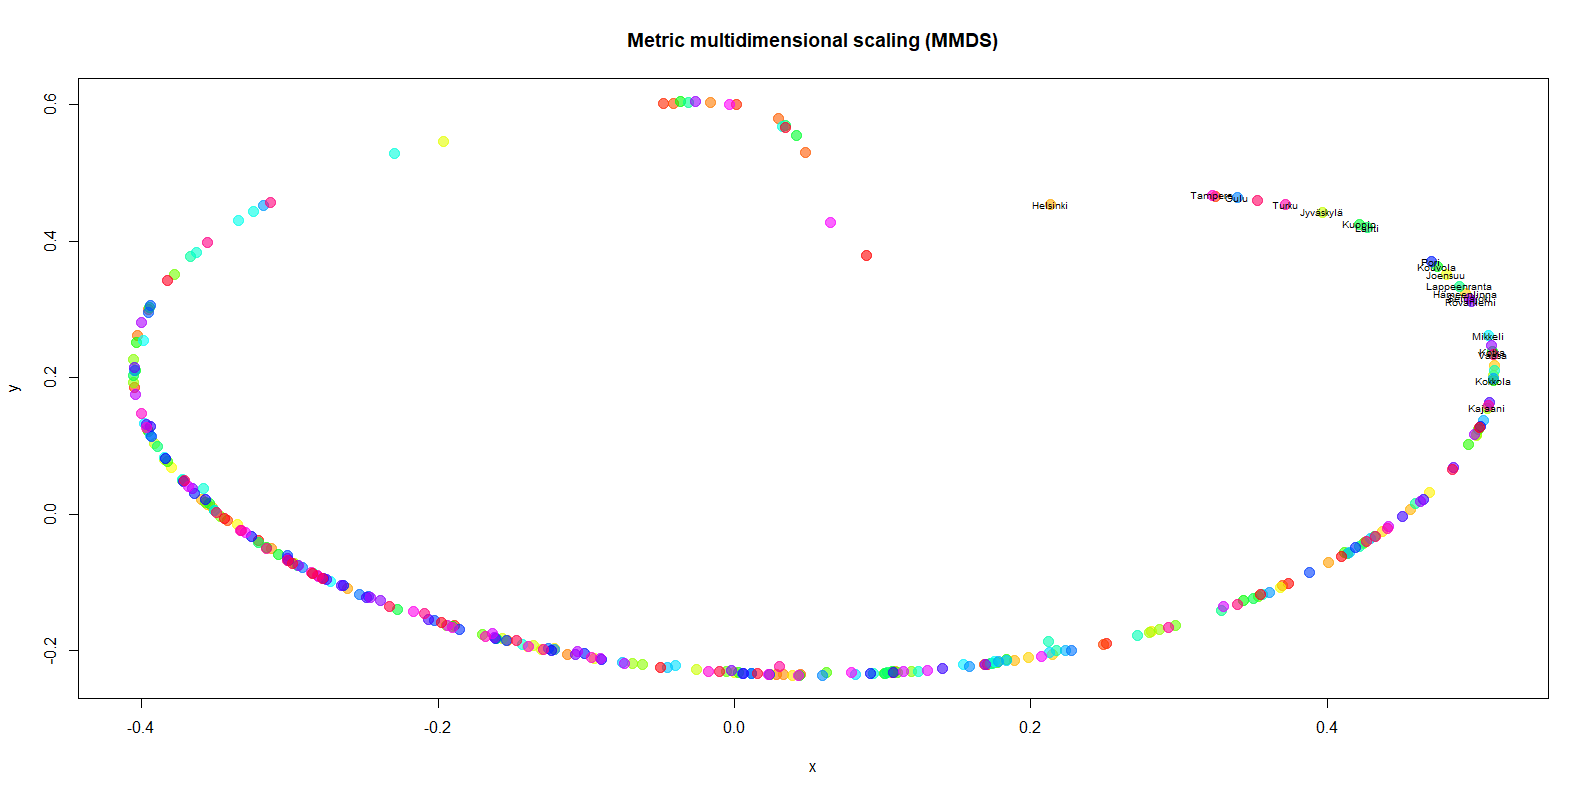

R code for this plot:
library(RColorBrewer)
library(vegan)
library(scales)
# Metric MDS

data <- read.csv("population_data.csv", sep=";", encoding = "UTF-8")

dis <- vegdist(data[c(2:21)])
MMDS <- cmdscale(dis)

nof_countries <- 310
palette_cols <- palette(rainbow(nof_countries))

plot(MMDS, pch=21, cex=1.5, xlab="x", ylab="y", col=alpha(palette_cols, 0.5),
     bg=alpha(palette_cols, 0.6), 
     main = "Metric multidimensional scaling (MMDS)")

# Annotate capital cities of regions in Finland

text(x=MMDS[35,1],y=MMDS[35,2],labels=data$Area[35], cex=0.6, offset = 10)
text(x=MMDS[269,1],y=MMDS[269,2],labels=data$Area[269], cex=0.6, offset = 10)
text(x=MMDS[277,1],y=MMDS[277,2],labels=data$Area[277], cex=0.6, offset = 10)
text(x=MMDS[181,1],y=MMDS[181,2],labels=data$Area[181], cex=0.6, offset = 10)
text(x=MMDS[64,1],y=MMDS[64,2],labels=data$Area[64], cex=0.6, offset = 10)
text(x=MMDS[115,1],y=MMDS[115,2],labels=data$Area[115], cex=0.6, offset = 10)
text(x=MMDS[202,1],y=MMDS[202,2],labels=data$Area[202], cex=0.6, offset = 10)
text(x=MMDS[124,1],y=MMDS[124,2],labels=data$Area[124], cex=0.6, offset = 10)
text(x=MMDS[244,1],y=MMDS[244,2],labels=data$Area[244], cex=0.6, offset = 10)
text(x=MMDS[289,1],y=MMDS[289,2],labels=data$Area[289], cex=0.6, offset = 10)
text(x=MMDS[230,1],y=MMDS[230,2],labels=data$Area[230], cex=0.6, offset = 10)
text(x=MMDS[108,1],y=MMDS[108,2],labels=data$Area[108], cex=0.6, offset = 10)
text(x=MMDS[109,1],y=MMDS[109,2],labels=data$Area[109], cex=0.6, offset = 10)
text(x=MMDS[43,1],y=MMDS[43,2],labels=data$Area[43], cex=0.6, offset = 10)
text(x=MMDS[56,1],y=MMDS[56,2],labels=data$Area[56], cex=0.6, offset = 10)
text(x=MMDS[158,1],y=MMDS[158,2],labels=data$Area[158], cex=0.6, offset = 10)
text(x=MMDS[130,1],y=MMDS[130,2],labels=data$Area[130], cex=0.6, offset = 10)
text(x=MMDS[70,1],y=MMDS[70,2],labels=data$Area[70], cex=0.6, offset = 10)
text(x=MMDS[102,1],y=MMDS[102,2],labels=data$Area[102], cex=0.6, offset = 10)
